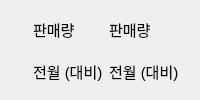
     <widget class="QWidget" name="page_14">
      <layout class="QHBoxLayout" name="horizontalLayout_12" stretch="1,1,5">
       <item>
        <widget class="QLabel" name="label_16">
         <property name="styleSheet">
          <string notr="true">border-image: url(:/resources/kg.png);</string>
         </property>
         <property name="text">
          <string/>
         </property>
        </widget>
       </item>
       <item>
        <layout class="QVBoxLayout" name="verticalLayout_22">
         <item>
          <widget class="QLabel" name="ds_6">
           <property name="font">
            <font>
             <pointsize>11</pointsize>
            </font>
           </property>
           <property name="text">
            <string>판매량</string>
           </property>
          </widget>
         </item>
         <item>
          <widget class="QLabel" name="label_15">
           <property name="font">
            <font>
             <pointsize>11</pointsize>
            </font>
           </property>
           <property name="text">
            <string>전월 (대비)</string>
           </property>
          </widget>
         </item>
        </layout>
       </item>
       <item>
        <layout class="QVBoxLayout" name="verticalLayout_23">
         <item>
          <widget class="QLabel" name="kgSales">
           <property name="font">
            <font>
             <pointsize>11</pointsize>
            </font>
           </property>
           <property name="text">
            <string>판매량</string>
           </property>
          </widget>
         </item>
         <item>
          <widget class="QLabel" name="kgOnMonth">
           <property name="font">
            <font>
             <pointsize>11</pointsize>
            </font>
           </property>
           <property name="text">
            <string>전월 (대비)</string>
           </property>
          </widget>
         </item>
        </layout>
       </item>
      </layout>
     </widget>
